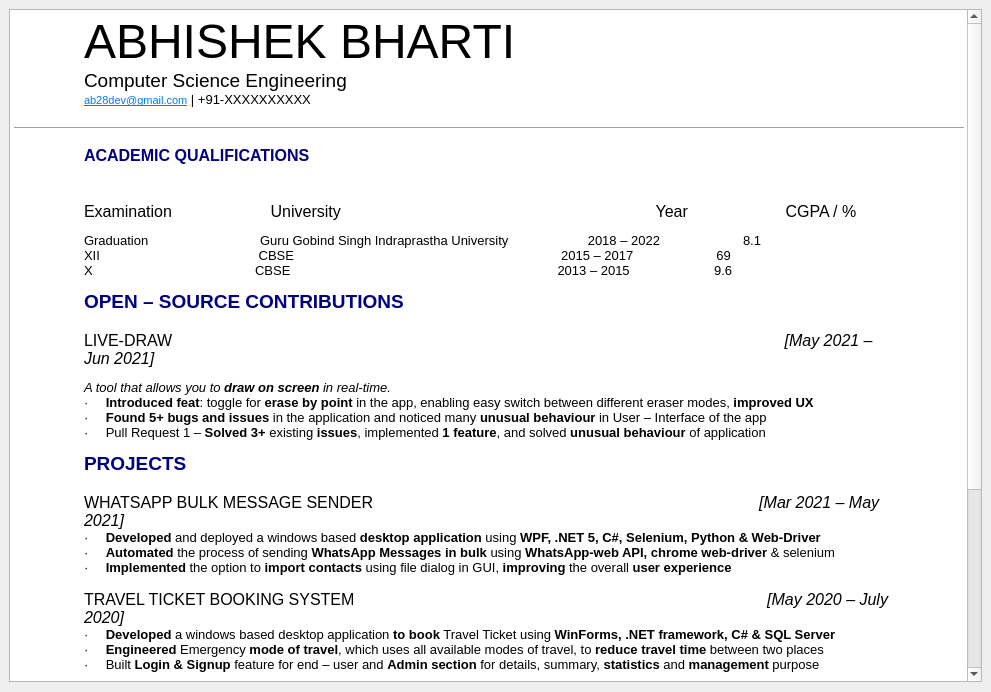
<?xml version="1.0" encoding="UTF-8"?>
<ui version="4.0">
 <class>About</class>
 <widget class="QDialog" name="About">
  <property name="geometry">
   <rect>
    <x>0</x>
    <y>0</y>
    <width>991</width>
    <height>692</height>
   </rect>
  </property>
  <property name="minimumSize">
   <size>
    <width>991</width>
    <height>692</height>
   </size>
  </property>
  <property name="maximumSize">
   <size>
    <width>991</width>
    <height>692</height>
   </size>
  </property>
  <property name="windowTitle">
   <string>Dialog</string>
  </property>
  <property name="windowIcon">
   <iconset resource="resources.qrc">
    <normaloff>:/files/images/icons8-file-240.png</normaloff>:/files/images/icons8-file-240.png</iconset>
  </property>
  <property name="autoFillBackground">
   <bool>false</bool>
  </property>
  <widget class="QFrame" name="gridFrame">
   <property name="geometry">
    <rect>
     <x>0</x>
     <y>0</y>
     <width>991</width>
     <height>691</height>
    </rect>
   </property>
   <layout class="QGridLayout" name="gridLayout">
    <item row="0" column="0">
     <widget class="QTextBrowser" name="textBrowser">
      <property name="documentTitle">
       <string>My Resume</string>
      </property>
      <property name="html">
       <string>&lt;!DOCTYPE HTML PUBLIC &quot;-//W3C//DTD HTML 4.0//EN&quot; &quot;http://www.w3.org/TR/REC-html40/strict.dtd&quot;&gt;
&lt;html&gt;&lt;head&gt;&lt;meta name=&quot;qrichtext&quot; content=&quot;1&quot; /&gt;&lt;title&gt;My Resume&lt;/title&gt;&lt;style type=&quot;text/css&quot;&gt;
p, li { white-space: pre-wrap; }
&lt;/style&gt;&lt;/head&gt;&lt;body style=&quot; font-family:'MS Shell Dlg 2'; font-size:8.25pt; font-weight:400; font-style:normal;&quot;&gt;
&lt;p style=&quot; margin-top:70px; margin-bottom:0px; margin-left:70px; margin-right:70px; -qt-block-indent:0; text-indent:0px;&quot;&gt;&lt;span style=&quot; font-size:36pt; color:#000000;&quot;&gt;ABHISHEK BHARTI&lt;/span&gt;&lt;/p&gt;
&lt;p style=&quot; margin-top:0px; margin-bottom:0px; margin-left:70px; margin-right:70px; -qt-block-indent:0; text-indent:0px;&quot;&gt;&lt;span style=&quot; font-size:14pt;&quot;&gt;Computer Science Engineering&lt;/span&gt;&lt;span style=&quot; font-size:8pt;&quot;&gt; &lt;/span&gt;&lt;span style=&quot; font-size:10pt;&quot;&gt; &lt;/span&gt;&lt;/p&gt;
&lt;p style=&quot; margin-top:0px; margin-bottom:0px; margin-left:70px; margin-right:70px; -qt-block-indent:0; text-indent:0px;&quot;&gt;&lt;a href=&quot;mailto:ab28dev@gmail.com&quot;&gt;&lt;span style=&quot; font-size:8pt; text-decoration: underline; color:#007af4;&quot;&gt;ab28dev@gmail.com&lt;/span&gt;&lt;/a&gt;&lt;span style=&quot; font-size:10pt;&quot;&gt; | +91-XXXXXXXXXX&lt;/span&gt;&lt;/p&gt;
&lt;p style=&quot;-qt-paragraph-type:empty; margin-top:0px; margin-bottom:0px; margin-left:70px; margin-right:70px; -qt-block-indent:0; text-indent:0px; font-size:8pt;&quot;&gt;&lt;br /&gt;&lt;/p&gt;
&lt;hr width=&quot;100%&quot;/&gt;
&lt;p style=&quot; margin-top:12px; margin-bottom:0px; margin-left:70px; margin-right:70px; -qt-block-indent:0; text-indent:0px; background-color:#ffffff;&quot;&gt;&lt;span style=&quot; font-family:'Cambria','serif'; font-size:12pt; font-weight:600; color:#000080;&quot;&gt;ACADEMIC QUALIFICATIONS &lt;/span&gt;&lt;/p&gt;
&lt;p style=&quot; margin-top:12px; margin-bottom:0px; margin-left:70px; margin-right:70px; -qt-block-indent:0; text-indent:0px; background-color:#ffffff;&quot;&gt;&lt;span style=&quot; font-size:8pt; background-color:#ffffff;&quot;&gt; &lt;/span&gt;&lt;img src=&quot;file:///C:\Users\ABHISHEK%20BHARTI\AppData\Local\Temp\msohtmlclip1\03\clip_image001.png&quot; width=&quot;790&quot; height=&quot;3&quot; /&gt;&lt;/p&gt;
&lt;p style=&quot; margin-top:12px; margin-bottom:0px; margin-left:70px; margin-right:70px; -qt-block-indent:0; text-indent:0px; background-color:#ffffff;&quot;&gt;&lt;span style=&quot; font-size:12pt;&quot;&gt;Examination             	      University                                                                       Year                      CGPA / %&lt;/span&gt;&lt;span style=&quot; font-size:8pt;&quot;&gt; &lt;/span&gt;&lt;/p&gt;
&lt;p style=&quot; margin-top:12px; margin-bottom:0px; margin-left:70px; margin-right:70px; -qt-block-indent:0; text-indent:0px;&quot;&gt;&lt;img src=&quot;file:///C:\Users\ABHISHEK%20BHARTI\AppData\Local\Temp\msohtmlclip1\03\clip_image001.png&quot; width=&quot;790&quot; height=&quot;3&quot; /&gt;&lt;/p&gt;
&lt;p style=&quot; margin-top:12px; margin-bottom:0px; margin-left:70px; margin-right:70px; -qt-block-indent:0; text-indent:0px;&quot;&gt;&lt;span style=&quot; font-size:10pt;&quot;&gt;Graduation                               Guru Gobind Singh Indraprastha University                      2018 – 2022                       8.1&lt;/span&gt;&lt;span style=&quot; font-size:8pt;&quot;&gt; &lt;br /&gt;&lt;/span&gt;&lt;span style=&quot; font-size:10pt;&quot;&gt;XII                                            CBSE                                                                          2015 – 2017                       69&lt;/span&gt;&lt;span style=&quot; font-size:8pt;&quot;&gt; &lt;br /&gt;&lt;/span&gt;&lt;span style=&quot; font-size:10pt;&quot;&gt;X                                             CBSE                                                                          2013 – 2015                    &lt;/span&gt;&lt;span style=&quot; font-size:8pt;&quot;&gt;    &lt;/span&gt;&lt;span style=&quot; font-size:10pt;&quot;&gt;9.6&lt;/span&gt;&lt;/p&gt;
&lt;p style=&quot; margin-top:12px; margin-bottom:0px; margin-left:70px; margin-right:70px; -qt-block-indent:0; text-indent:0px;&quot;&gt;&lt;img src=&quot;file:///C:\Users\ABHISHEK%20BHARTI\AppData\Local\Temp\msohtmlclip1\03\clip_image001.png&quot; width=&quot;790&quot; height=&quot;3&quot; /&gt;&lt;/p&gt;
&lt;p style=&quot; margin-top:12px; margin-bottom:0px; margin-left:70px; margin-right:70px; -qt-block-indent:0; text-indent:0px; line-height:125%;&quot;&gt;&lt;span style=&quot; font-family:'Cambria','serif'; font-size:14pt; font-weight:600; color:#000080;&quot;&gt;OPEN – SOURCE CONTRIBUTIONS&lt;/span&gt;&lt;span style=&quot; font-size:14pt;&quot;&gt; &lt;/span&gt;&lt;/p&gt;
&lt;p style=&quot; margin-top:12px; margin-bottom:0px; margin-left:70px; margin-right:70px; -qt-block-indent:0; text-indent:0px;&quot;&gt;&lt;span style=&quot; font-size:12pt; color:#000000;&quot;&gt;LIVE-DRAW                                                                                                                                          &lt;/span&gt;&lt;span style=&quot; font-size:12pt; font-style:italic;&quot;&gt;[May 2021 – Jun 2021]&lt;/span&gt;&lt;span style=&quot; font-size:8pt;&quot;&gt; &lt;/span&gt;&lt;/p&gt;
&lt;p style=&quot; margin-top:12px; margin-bottom:0px; margin-left:70px; margin-right:70px; -qt-block-indent:0; text-indent:0px;&quot;&gt;&lt;span style=&quot; font-size:10pt; font-style:italic; color:#000000;&quot;&gt;A tool that allows you to &lt;/span&gt;&lt;span style=&quot; font-size:10pt; font-weight:600; font-style:italic; color:#000000;&quot;&gt;draw on screen&lt;/span&gt;&lt;span style=&quot; font-size:10pt; font-style:italic; color:#000000;&quot;&gt; in real-time.&lt;/span&gt;&lt;span style=&quot; font-size:8pt;&quot;&gt; &lt;/span&gt;&lt;/p&gt;
&lt;p style=&quot; margin-top:0px; margin-bottom:0px; margin-left:70px; margin-right:70px; -qt-block-indent:0; text-indent:0px;&quot;&gt;&lt;span style=&quot; font-family:'Symbol'; font-size:10pt; color:#000000;&quot;&gt;·&lt;/span&gt;&lt;span style=&quot; font-family:'Times New Roman'; font-size:7pt; color:#000000;&quot;&gt;       &lt;/span&gt;&lt;span style=&quot; font-size:10pt; font-weight:600; color:#000000;&quot;&gt;Introduced feat&lt;/span&gt;&lt;span style=&quot; font-size:10pt; color:#000000;&quot;&gt;: toggle for &lt;/span&gt;&lt;span style=&quot; font-size:10pt; font-weight:600; color:#000000;&quot;&gt;erase by point &lt;/span&gt;&lt;span style=&quot; font-size:10pt; color:#000000;&quot;&gt;in the app, enabling easy switch between different eraser modes, &lt;/span&gt;&lt;span style=&quot; font-size:10pt; font-weight:600; color:#000000;&quot;&gt;improved UX&lt;/span&gt;&lt;span style=&quot; font-size:8pt;&quot;&gt; &lt;/span&gt;&lt;/p&gt;
&lt;p style=&quot; margin-top:0px; margin-bottom:0px; margin-left:70px; margin-right:70px; -qt-block-indent:0; text-indent:0px;&quot;&gt;&lt;span style=&quot; font-family:'Symbol'; font-size:10pt; color:#000000;&quot;&gt;·&lt;/span&gt;&lt;span style=&quot; font-family:'Times New Roman'; font-size:7pt; color:#000000;&quot;&gt;       &lt;/span&gt;&lt;span style=&quot; font-size:10pt; font-weight:600; color:#000000;&quot;&gt;Found 5+ bugs and issues&lt;/span&gt;&lt;span style=&quot; font-size:10pt; color:#000000;&quot;&gt; in the application and noticed many &lt;/span&gt;&lt;span style=&quot; font-size:10pt; font-weight:600; color:#000000;&quot;&gt;unusual behaviour&lt;/span&gt;&lt;span style=&quot; font-size:10pt; color:#000000;&quot;&gt; in User – Interface of the app&lt;/span&gt;&lt;span style=&quot; font-size:8pt;&quot;&gt; &lt;/span&gt;&lt;/p&gt;
&lt;p style=&quot; margin-top:0px; margin-bottom:0px; margin-left:70px; margin-right:70px; -qt-block-indent:0; text-indent:0px;&quot;&gt;&lt;span style=&quot; font-family:'Symbol'; font-size:10pt; color:#000000;&quot;&gt;·&lt;/span&gt;&lt;span style=&quot; font-family:'Times New Roman'; font-size:7pt; color:#000000;&quot;&gt;       &lt;/span&gt;&lt;span style=&quot; font-size:10pt; color:#000000;&quot;&gt;Pull Request 1 – &lt;/span&gt;&lt;span style=&quot; font-size:10pt; font-weight:600; color:#000000;&quot;&gt;Solved 3+&lt;/span&gt;&lt;span style=&quot; font-size:10pt; color:#000000;&quot;&gt; existing &lt;/span&gt;&lt;span style=&quot; font-size:10pt; font-weight:600; color:#000000;&quot;&gt;issues&lt;/span&gt;&lt;span style=&quot; font-size:10pt; color:#000000;&quot;&gt;, implemented &lt;/span&gt;&lt;span style=&quot; font-size:10pt; font-weight:600; color:#000000;&quot;&gt;1 feature&lt;/span&gt;&lt;span style=&quot; font-size:10pt; color:#000000;&quot;&gt;, and solved &lt;/span&gt;&lt;span style=&quot; font-size:10pt; font-weight:600; color:#000000;&quot;&gt;unusual behaviour&lt;/span&gt;&lt;span style=&quot; font-size:10pt; color:#000000;&quot;&gt; of application&lt;/span&gt;&lt;/p&gt;
&lt;p style=&quot; margin-top:12px; margin-bottom:0px; margin-left:70px; margin-right:70px; -qt-block-indent:0; text-indent:0px; line-height:125%;&quot;&gt;&lt;span style=&quot; font-family:'Cambria','serif'; font-size:14pt; font-weight:600; color:#000080;&quot;&gt;PROJECTS&lt;/span&gt;&lt;span style=&quot; font-size:14pt;&quot;&gt; &lt;/span&gt;&lt;/p&gt;
&lt;p style=&quot; margin-top:12px; margin-bottom:0px; margin-left:70px; margin-right:70px; -qt-block-indent:0; text-indent:0px;&quot;&gt;&lt;span style=&quot; font-size:12pt;&quot;&gt;WHATSAPP BULK MESSAGE SENDER                                                                                       &lt;/span&gt;&lt;span style=&quot; font-size:12pt; font-style:italic;&quot;&gt;[Mar 2021 – May 2021]&lt;/span&gt;&lt;span style=&quot; font-size:8pt;&quot;&gt; &lt;/span&gt;&lt;/p&gt;
&lt;p style=&quot; margin-top:0px; margin-bottom:0px; margin-left:70px; margin-right:70px; -qt-block-indent:0; text-indent:0px;&quot;&gt;&lt;span style=&quot; font-family:'Symbol'; font-size:10pt;&quot;&gt;·&lt;/span&gt;&lt;span style=&quot; font-family:'Times New Roman'; font-size:7pt;&quot;&gt;       &lt;/span&gt;&lt;span style=&quot; font-size:10pt; font-weight:600;&quot;&gt;Developed&lt;/span&gt;&lt;span style=&quot; font-size:10pt;&quot;&gt; and deployed a windows based &lt;/span&gt;&lt;span style=&quot; font-size:10pt; font-weight:600;&quot;&gt;desktop application&lt;/span&gt;&lt;span style=&quot; font-size:10pt;&quot;&gt; using &lt;/span&gt;&lt;span style=&quot; font-size:10pt; font-weight:600;&quot;&gt;WPF, .NET 5, C#, Selenium, Python &amp;amp; Web-Driver&lt;/span&gt;&lt;span style=&quot; font-size:8pt;&quot;&gt; &lt;/span&gt;&lt;/p&gt;
&lt;p style=&quot; margin-top:0px; margin-bottom:0px; margin-left:70px; margin-right:70px; -qt-block-indent:0; text-indent:0px;&quot;&gt;&lt;span style=&quot; font-family:'Symbol'; font-size:10pt;&quot;&gt;·&lt;/span&gt;&lt;span style=&quot; font-family:'Times New Roman'; font-size:7pt;&quot;&gt;       &lt;/span&gt;&lt;span style=&quot; font-size:10pt; font-weight:600;&quot;&gt;Automated &lt;/span&gt;&lt;span style=&quot; font-size:10pt;&quot;&gt;the process of sending &lt;/span&gt;&lt;span style=&quot; font-size:10pt; font-weight:600;&quot;&gt;WhatsApp Messages in bulk&lt;/span&gt;&lt;span style=&quot; font-size:10pt;&quot;&gt; using &lt;/span&gt;&lt;span style=&quot; font-size:10pt; font-weight:600;&quot;&gt;WhatsApp-web API,&lt;/span&gt;&lt;span style=&quot; font-size:10pt;&quot;&gt; &lt;/span&gt;&lt;span style=&quot; font-size:10pt; font-weight:600;&quot;&gt;chrome web-driver&lt;/span&gt;&lt;span style=&quot; font-size:10pt;&quot;&gt; &amp;amp; selenium&lt;/span&gt;&lt;span style=&quot; font-size:8pt;&quot;&gt; &lt;/span&gt;&lt;/p&gt;
&lt;p style=&quot; margin-top:0px; margin-bottom:0px; margin-left:70px; margin-right:70px; -qt-block-indent:0; text-indent:0px; line-height:125%;&quot;&gt;&lt;span style=&quot; font-family:'Symbol'; font-size:10pt;&quot;&gt;·&lt;/span&gt;&lt;span style=&quot; font-family:'Times New Roman'; font-size:7pt;&quot;&gt;       &lt;/span&gt;&lt;span style=&quot; font-size:10pt; font-weight:600;&quot;&gt;Implemented&lt;/span&gt;&lt;span style=&quot; font-size:10pt;&quot;&gt; the option to &lt;/span&gt;&lt;span style=&quot; font-size:10pt; font-weight:600;&quot;&gt;import contacts&lt;/span&gt;&lt;span style=&quot; font-size:10pt;&quot;&gt; using file dialog in GUI, &lt;/span&gt;&lt;span style=&quot; font-size:10pt; font-weight:600;&quot;&gt;improving&lt;/span&gt;&lt;span style=&quot; font-size:10pt;&quot;&gt; the overall &lt;/span&gt;&lt;span style=&quot; font-size:10pt; font-weight:600;&quot;&gt;user experience&lt;/span&gt;&lt;span style=&quot; font-size:10pt;&quot;&gt; &lt;/span&gt;&lt;/p&gt;
&lt;p style=&quot; margin-top:12px; margin-bottom:0px; margin-left:70px; margin-right:70px; -qt-block-indent:0; text-indent:0px;&quot;&gt;&lt;span style=&quot; font-size:12pt;&quot;&gt;TRAVEL TICKET BOOKING SYSTEM                                                                                             &lt;/span&gt;&lt;span style=&quot; font-size:12pt; font-style:italic;&quot;&gt;[May 2020 – July 2020]&lt;/span&gt;&lt;span style=&quot; font-size:8pt;&quot;&gt; &lt;/span&gt;&lt;/p&gt;
&lt;p style=&quot; margin-top:0px; margin-bottom:0px; margin-left:70px; margin-right:70px; -qt-block-indent:0; text-indent:0px;&quot;&gt;&lt;span style=&quot; font-family:'Symbol'; font-size:10pt; color:#000000;&quot;&gt;·&lt;/span&gt;&lt;span style=&quot; font-family:'Times New Roman'; font-size:7pt; color:#000000;&quot;&gt;       &lt;/span&gt;&lt;span style=&quot; font-size:10pt; font-weight:600; color:#000000;&quot;&gt;Developed&lt;/span&gt;&lt;span style=&quot; font-size:10pt; color:#000000;&quot;&gt; a windows based desktop application &lt;/span&gt;&lt;span style=&quot; font-size:10pt; font-weight:600; color:#000000;&quot;&gt;to book&lt;/span&gt;&lt;span style=&quot; font-size:10pt; color:#000000;&quot;&gt; Travel Ticket using &lt;/span&gt;&lt;span style=&quot; font-size:10pt; font-weight:600; color:#000000;&quot;&gt;WinForms, .NET framework, C# &amp;amp; SQL Server&lt;/span&gt;&lt;span style=&quot; font-size:8pt;&quot;&gt; &lt;/span&gt;&lt;/p&gt;
&lt;p style=&quot; margin-top:0px; margin-bottom:0px; margin-left:70px; margin-right:70px; -qt-block-indent:0; text-indent:0px;&quot;&gt;&lt;span style=&quot; font-family:'Symbol'; font-size:10pt; color:#000000;&quot;&gt;·&lt;/span&gt;&lt;span style=&quot; font-family:'Times New Roman'; font-size:7pt; color:#000000;&quot;&gt;       &lt;/span&gt;&lt;span style=&quot; font-size:10pt; font-weight:600; color:#000000;&quot;&gt;Engineered&lt;/span&gt;&lt;span style=&quot; font-size:10pt; color:#000000;&quot;&gt; Emergency &lt;/span&gt;&lt;span style=&quot; font-size:10pt; font-weight:600; color:#000000;&quot;&gt;mode of travel&lt;/span&gt;&lt;span style=&quot; font-size:10pt; color:#000000;&quot;&gt;, which uses all available modes of travel, to &lt;/span&gt;&lt;span style=&quot; font-size:10pt; font-weight:600; color:#000000;&quot;&gt;reduce travel time&lt;/span&gt;&lt;span style=&quot; font-size:10pt; color:#000000;&quot;&gt; between two places&lt;/span&gt;&lt;span style=&quot; font-size:8pt;&quot;&gt; &lt;/span&gt;&lt;/p&gt;
&lt;p style=&quot; margin-top:0px; margin-bottom:0px; margin-left:70px; margin-right:70px; -qt-block-indent:0; text-indent:0px; line-height:125%;&quot;&gt;&lt;span style=&quot; font-family:'Symbol'; font-size:10pt; color:#000000;&quot;&gt;·&lt;/span&gt;&lt;span style=&quot; font-family:'Times New Roman'; font-size:7pt; color:#000000;&quot;&gt;       &lt;/span&gt;&lt;span style=&quot; font-size:10pt; color:#000000;&quot;&gt;Built &lt;/span&gt;&lt;span style=&quot; font-size:10pt; font-weight:600; color:#000000;&quot;&gt;Login &amp;amp; Signup &lt;/span&gt;&lt;span style=&quot; font-size:10pt; color:#000000;&quot;&gt;feature for end – user and &lt;/span&gt;&lt;span style=&quot; font-size:10pt; font-weight:600; color:#000000;&quot;&gt;Admin section&lt;/span&gt;&lt;span style=&quot; font-size:10pt; color:#000000;&quot;&gt; for details, summary, &lt;/span&gt;&lt;span style=&quot; font-size:10pt; font-weight:600; color:#000000;&quot;&gt;statistics&lt;/span&gt;&lt;span style=&quot; font-size:10pt; color:#000000;&quot;&gt; and &lt;/span&gt;&lt;span style=&quot; font-size:10pt; font-weight:600; color:#000000;&quot;&gt;management&lt;/span&gt;&lt;span style=&quot; font-size:10pt; color:#000000;&quot;&gt; purpose&lt;/span&gt;&lt;span style=&quot; font-size:8pt;&quot;&gt; &lt;/span&gt;&lt;/p&gt;
&lt;p style=&quot; margin-top:12px; margin-bottom:0px; margin-left:70px; margin-right:70px; -qt-block-indent:0; text-indent:0px;&quot;&gt;&lt;span style=&quot; font-size:12pt; color:#000000;&quot;&gt;INSTAGRAM USERNAME CHECKER                                                                                           &lt;/span&gt;&lt;span style=&quot; font-size:12pt; font-style:italic;&quot;&gt;[May 2020 – Jun 2020]&lt;/span&gt;&lt;span style=&quot; font-size:8pt;&quot;&gt; &lt;/span&gt;&lt;/p&gt;
&lt;p style=&quot; margin-top:0px; margin-bottom:0px; margin-left:70px; margin-right:70px; -qt-block-indent:0; text-indent:0px;&quot;&gt;&lt;span style=&quot; font-family:'Symbol'; font-size:10pt; color:#000000;&quot;&gt;·&lt;/span&gt;&lt;span style=&quot; font-family:'Times New Roman'; font-size:7pt; color:#000000;&quot;&gt;       &lt;/span&gt;&lt;span style=&quot; font-size:10pt; font-weight:600; color:#000000;&quot;&gt;Built&lt;/span&gt;&lt;span style=&quot; font-size:10pt; color:#000000;&quot;&gt; an app to &lt;/span&gt;&lt;span style=&quot; font-size:10pt; font-weight:600; color:#000000;&quot;&gt;find usernames&lt;/span&gt;&lt;span style=&quot; font-size:10pt; color:#000000;&quot;&gt; available &lt;/span&gt;&lt;span style=&quot; font-size:10pt; font-weight:600; color:#000000;&quot;&gt;for signup&lt;/span&gt;&lt;span style=&quot; font-size:10pt; color:#000000;&quot;&gt; from a text file containing many usernames, using &lt;/span&gt;&lt;span style=&quot; font-size:10pt; font-weight:600; color:#000000;&quot;&gt;Selenium &amp;amp; Python&lt;/span&gt;&lt;span style=&quot; font-size:8pt;&quot;&gt; &lt;/span&gt;&lt;/p&gt;
&lt;p style=&quot; margin-top:0px; margin-bottom:0px; margin-left:70px; margin-right:70px; -qt-block-indent:0; text-indent:0px;&quot;&gt;&lt;span style=&quot; font-family:'Symbol'; font-size:10pt; color:#000000;&quot;&gt;·&lt;/span&gt;&lt;span style=&quot; font-family:'Times New Roman'; font-size:7pt; color:#000000;&quot;&gt;       &lt;/span&gt;&lt;span style=&quot; font-size:10pt; font-weight:600; color:#000000;&quot;&gt;Analysed&lt;/span&gt;&lt;span style=&quot; font-size:10pt; color:#000000;&quot;&gt; Instagram Signup &lt;/span&gt;&lt;span style=&quot; font-size:10pt; font-weight:600; color:#000000;&quot;&gt;page&lt;/span&gt;&lt;span style=&quot; font-size:10pt; color:#000000;&quot;&gt; and &lt;/span&gt;&lt;span style=&quot; font-size:10pt; font-weight:600; color:#000000;&quot;&gt;scraped&lt;/span&gt;&lt;span style=&quot; font-size:10pt; color:#000000;&quot;&gt; &lt;/span&gt;&lt;span style=&quot; font-size:10pt; font-weight:600; color:#000000;&quot;&gt;relevant data&lt;/span&gt;&lt;span style=&quot; font-size:10pt; color:#000000;&quot;&gt; and noted the key &lt;/span&gt;&lt;span style=&quot; font-size:10pt; font-weight:600; color:#000000;&quot;&gt;element changes&lt;/span&gt;&lt;span style=&quot; font-size:10pt; color:#000000;&quot;&gt; when username is available&lt;/span&gt;&lt;span style=&quot; font-size:8pt;&quot;&gt; &lt;/span&gt;&lt;/p&gt;
&lt;p style=&quot; margin-top:0px; margin-bottom:0px; margin-left:70px; margin-right:70px; -qt-block-indent:0; text-indent:0px; line-height:125%;&quot;&gt;&lt;span style=&quot; font-family:'Symbol'; font-size:10pt; color:#000000;&quot;&gt;·&lt;/span&gt;&lt;span style=&quot; font-family:'Times New Roman'; font-size:7pt; color:#000000;&quot;&gt;       &lt;/span&gt;&lt;span style=&quot; font-size:10pt; font-weight:600; color:#000000;&quot;&gt;Published &lt;/span&gt;&lt;span style=&quot; font-size:10pt; color:#000000;&quot;&gt;the output of the application in a &lt;/span&gt;&lt;span style=&quot; font-size:10pt; font-weight:600; color:#000000;&quot;&gt;separate&lt;/span&gt;&lt;span style=&quot; font-size:10pt; color:#000000;&quot;&gt; text &lt;/span&gt;&lt;span style=&quot; font-size:10pt; font-weight:600; color:#000000;&quot;&gt;file&lt;/span&gt;&lt;span style=&quot; font-size:10pt; color:#000000;&quot;&gt; containing only usernames &lt;/span&gt;&lt;span style=&quot; font-size:10pt; font-weight:600; color:#000000;&quot;&gt;valid for Signup&lt;/span&gt;&lt;span style=&quot; font-size:8pt;&quot;&gt; &lt;/span&gt;&lt;/p&gt;
&lt;p style=&quot; margin-top:12px; margin-bottom:0px; margin-left:70px; margin-right:70px; -qt-block-indent:0; text-indent:0px;&quot;&gt;&lt;span style=&quot; font-size:12pt; color:#000000;&quot;&gt;PRECEDENCE TABLE                                                                                                                                      &lt;/span&gt;&lt;span style=&quot; font-size:12pt; font-style:italic;&quot;&gt;[Jan 2020]&lt;/span&gt;&lt;span style=&quot; font-size:8pt;&quot;&gt; &lt;/span&gt;&lt;/p&gt;
&lt;p style=&quot; margin-top:0px; margin-bottom:0px; margin-left:70px; margin-right:70px; -qt-block-indent:0; text-indent:0px;&quot;&gt;&lt;span style=&quot; font-family:'Symbol'; font-size:10pt; color:#000000;&quot;&gt;·&lt;/span&gt;&lt;span style=&quot; font-family:'Times New Roman'; font-size:7pt; color:#000000;&quot;&gt;       &lt;/span&gt;&lt;span style=&quot; font-size:10pt; font-weight:600; color:#000000;&quot;&gt;Built&lt;/span&gt;&lt;span style=&quot; font-size:10pt; color:#000000;&quot;&gt; an app to &lt;/span&gt;&lt;span style=&quot; font-size:10pt; font-weight:600; color:#000000;&quot;&gt;arrange&lt;/span&gt;&lt;span style=&quot; font-size:10pt; color:#000000;&quot;&gt; inserted &lt;/span&gt;&lt;span style=&quot; font-size:10pt; font-weight:600; color:#000000;&quot;&gt;operators&lt;/span&gt;&lt;span style=&quot; font-size:10pt; color:#000000;&quot;&gt; according to its &lt;/span&gt;&lt;span style=&quot; font-size:10pt; font-weight:600; color:#000000;&quot;&gt;order of precedence&lt;/span&gt;&lt;span style=&quot; font-size:10pt; color:#000000;&quot;&gt;, in &lt;/span&gt;&lt;span style=&quot; font-size:10pt; font-weight:600; color:#000000;&quot;&gt;tabular&lt;/span&gt;&lt;span style=&quot; font-size:10pt; color:#000000;&quot;&gt; format using &lt;/span&gt;&lt;span style=&quot; font-size:10pt; font-weight:600; color:#000000;&quot;&gt;C&lt;/span&gt;&lt;span style=&quot; font-size:10pt; color:#000000;&quot;&gt; programming&lt;/span&gt;&lt;span style=&quot; font-size:8pt;&quot;&gt; &lt;/span&gt;&lt;/p&gt;
&lt;p style=&quot; margin-top:0px; margin-bottom:0px; margin-left:70px; margin-right:70px; -qt-block-indent:0; text-indent:0px; line-height:125%;&quot;&gt;&lt;span style=&quot; font-family:'Symbol'; font-size:10pt; color:#000000;&quot;&gt;·&lt;/span&gt;&lt;span style=&quot; font-family:'Times New Roman'; font-size:7pt; color:#000000;&quot;&gt;       &lt;/span&gt;&lt;span style=&quot; font-size:10pt; color:#000000;&quot;&gt;App &lt;/span&gt;&lt;span style=&quot; font-size:10pt; font-weight:600; color:#000000;&quot;&gt;shows&lt;/span&gt;&lt;span style=&quot; font-size:10pt; color:#000000;&quot;&gt; complete C – precedence &lt;/span&gt;&lt;span style=&quot; font-size:10pt; font-weight:600; color:#000000;&quot;&gt;table&lt;/span&gt;&lt;span style=&quot; font-size:10pt; color:#000000;&quot;&gt; on the homepage and provides &lt;/span&gt;&lt;span style=&quot; font-size:10pt; font-weight:600; color:#000000;&quot;&gt;basic information&lt;/span&gt;&lt;span style=&quot; font-size:10pt; color:#000000;&quot;&gt; about selected operators&lt;/span&gt;&lt;span style=&quot; font-size:8pt;&quot;&gt; &lt;/span&gt;&lt;/p&gt;
&lt;p style=&quot; margin-top:12px; margin-bottom:0px; margin-left:70px; margin-right:70px; -qt-block-indent:0; text-indent:0px;&quot;&gt;&lt;span style=&quot; font-size:12pt; color:#000000;&quot;&gt;RAILWAY RESERVATION SYSTEM                                                                                                    &lt;/span&gt;&lt;span style=&quot; font-size:12pt; font-style:italic;&quot;&gt;[Jan 2017-Mar 2017]&lt;/span&gt;&lt;span style=&quot; font-size:8pt;&quot;&gt; &lt;/span&gt;&lt;/p&gt;
&lt;p style=&quot; margin-top:12px; margin-bottom:0px; margin-left:70px; margin-right:70px; -qt-block-indent:0; text-indent:0px;&quot;&gt;&lt;span style=&quot; font-family:'Symbol'; font-size:10pt; color:#000000;&quot;&gt;·&lt;/span&gt;&lt;span style=&quot; font-family:'Times New Roman'; font-size:7pt; color:#000000;&quot;&gt;         &lt;/span&gt;&lt;span style=&quot; font-size:10pt; font-weight:600; color:#000000;&quot;&gt;Developed &lt;/span&gt;&lt;span style=&quot; font-size:10pt; color:#000000;&quot;&gt;a Railway &lt;/span&gt;&lt;span style=&quot; font-size:10pt; font-weight:600; color:#000000;&quot;&gt;Reservation System&lt;/span&gt;&lt;span style=&quot; font-size:10pt; color:#000000;&quot;&gt; as a school project using &lt;/span&gt;&lt;span style=&quot; font-size:10pt; font-weight:600; color:#000000;&quot;&gt;C++ and file handling&lt;/span&gt;&lt;span style=&quot; font-size:8pt;&quot;&gt; &lt;/span&gt;&lt;/p&gt;
&lt;p style=&quot; margin-top:0px; margin-bottom:0px; margin-left:70px; margin-right:70px; -qt-block-indent:0; text-indent:0px; line-height:175%;&quot;&gt;&lt;span style=&quot; font-family:'Symbol'; font-size:10pt; color:#000000;&quot;&gt;·&lt;/span&gt;&lt;span style=&quot; font-family:'Times New Roman'; font-size:7pt; color:#000000;&quot;&gt;         &lt;/span&gt;&lt;span style=&quot; font-size:10pt; font-weight:600; color:#000000;&quot;&gt;Implemented&lt;/span&gt;&lt;span style=&quot; font-size:10pt; color:#000000;&quot;&gt; Signup and Login features along with the ability to &lt;/span&gt;&lt;span style=&quot; font-size:10pt; font-weight:600; color:#000000;&quot;&gt;add trains&lt;/span&gt;&lt;span style=&quot; font-size:8pt;&quot;&gt; &lt;/span&gt;&lt;/p&gt;
&lt;p style=&quot; margin-top:0px; margin-bottom:0px; margin-left:70px; margin-right:70px; -qt-block-indent:0; text-indent:0px;&quot;&gt;&lt;span style=&quot; font-size:8pt;&quot;&gt;&lt;br /&gt;&lt;/span&gt;&lt;span style=&quot; font-family:'Cambria','serif'; font-size:14pt; font-weight:600; color:#000080;&quot;&gt;TECHNICAL SKILLS&lt;/span&gt;&lt;span style=&quot; font-size:14pt;&quot;&gt; &lt;/span&gt;&lt;/p&gt;
&lt;p style=&quot;-qt-paragraph-type:empty; margin-top:0px; margin-bottom:0px; margin-left:70px; margin-right:70px; -qt-block-indent:0; text-indent:0px; font-size:8pt;&quot;&gt;&lt;br /&gt;&lt;/p&gt;
&lt;p style=&quot; margin-top:0px; margin-bottom:0px; margin-left:70px; margin-right:70px; -qt-block-indent:0; text-indent:0px;&quot;&gt;&lt;span style=&quot; font-size:12pt; color:#000000;&quot;&gt;LANGUAGES&lt;/span&gt;&lt;span style=&quot; font-size:8pt;&quot;&gt; &lt;/span&gt;&lt;/p&gt;
&lt;p style=&quot; margin-top:0px; margin-bottom:0px; margin-left:70px; margin-right:70px; -qt-block-indent:0; text-indent:0px;&quot;&gt;&lt;span style=&quot; font-family:'Symbol'; font-size:10pt; color:#000000;&quot;&gt;·&lt;/span&gt;&lt;span style=&quot; font-family:'Times New Roman'; font-size:7pt; color:#000000;&quot;&gt;       &lt;/span&gt;&lt;span style=&quot; font-size:10pt; color:#000000;&quot;&gt;Proficiency in C &amp;amp; C++&lt;/span&gt;&lt;span style=&quot; font-size:8pt;&quot;&gt; &lt;/span&gt;&lt;/p&gt;
&lt;p style=&quot; margin-top:0px; margin-bottom:0px; margin-left:70px; margin-right:70px; -qt-block-indent:0; text-indent:0px;&quot;&gt;&lt;span style=&quot; font-family:'Symbol'; font-size:10pt; color:#000000;&quot;&gt;·&lt;/span&gt;&lt;span style=&quot; font-family:'Times New Roman'; font-size:7pt; color:#000000;&quot;&gt;       &lt;/span&gt;&lt;span style=&quot; font-size:10pt; color:#000000;&quot;&gt;C#, XAML, SQL&lt;/span&gt;&lt;span style=&quot; font-size:8pt;&quot;&gt; &lt;/span&gt;&lt;/p&gt;
&lt;p style=&quot;-qt-paragraph-type:empty; margin-top:0px; margin-bottom:0px; margin-left:70px; margin-right:70px; -qt-block-indent:0; text-indent:0px; font-size:8pt;&quot;&gt;&lt;br /&gt;&lt;/p&gt;
&lt;p style=&quot; margin-top:0px; margin-bottom:0px; margin-left:70px; margin-right:70px; -qt-block-indent:0; text-indent:0px;&quot;&gt;&lt;span style=&quot; font-size:12pt; color:#000000;&quot;&gt;FRAMEWORKS &amp;amp; LIBRARIES&lt;/span&gt;&lt;span style=&quot; font-size:8pt;&quot;&gt; &lt;/span&gt;&lt;/p&gt;
&lt;p style=&quot; margin-top:0px; margin-bottom:0px; margin-left:70px; margin-right:70px; -qt-block-indent:0; text-indent:0px;&quot;&gt;&lt;span style=&quot; font-family:'Symbol'; font-size:8pt;&quot;&gt;·&lt;/span&gt;&lt;span style=&quot; font-family:'Times New Roman'; font-size:7pt;&quot;&gt;      &lt;/span&gt;&lt;span style=&quot; font-size:10pt; color:#000000;&quot;&gt;WPF, .NET5,&lt;/span&gt;&lt;span style=&quot; font-size:8pt;&quot;&gt; &lt;/span&gt;&lt;span style=&quot; font-size:10pt; color:#000000;&quot;&gt;SELENIUM, WINFORMS&lt;/span&gt;&lt;span style=&quot; font-size:8pt;&quot;&gt; &lt;/span&gt;&lt;/p&gt;
&lt;p style=&quot;-qt-paragraph-type:empty; margin-top:0px; margin-bottom:0px; margin-left:70px; margin-right:70px; -qt-block-indent:0; text-indent:0px; font-size:8pt;&quot;&gt;&lt;br /&gt;&lt;/p&gt;
&lt;p style=&quot; margin-top:0px; margin-bottom:0px; margin-left:70px; margin-right:70px; -qt-block-indent:0; text-indent:0px;&quot;&gt;&lt;span style=&quot; font-size:12pt; color:#000000;&quot;&gt;TOOLS&lt;/span&gt;&lt;span style=&quot; font-size:8pt;&quot;&gt; &lt;/span&gt;&lt;/p&gt;
&lt;p style=&quot; margin-top:0px; margin-bottom:0px; margin-left:70px; margin-right:70px; -qt-block-indent:0; text-indent:0px;&quot;&gt;&lt;span style=&quot; font-family:'Symbol'; font-size:8pt;&quot;&gt;·&lt;/span&gt;&lt;span style=&quot; font-family:'Times New Roman'; font-size:7pt;&quot;&gt;      &lt;/span&gt;&lt;span style=&quot; font-size:10pt; color:#000000;&quot;&gt;Visual Studio, GIT, SQL Server, Windows, Sublime Text&lt;/span&gt;&lt;span style=&quot; font-size:8pt;&quot;&gt; &lt;/span&gt;&lt;/p&gt;
&lt;p style=&quot; margin-top:12px; margin-bottom:0px; margin-left:70px; margin-right:70px; -qt-block-indent:0; text-indent:0px; line-height:125%;&quot;&gt;&lt;span style=&quot; font-family:'Cambria','serif'; font-size:14pt; font-weight:600; color:#000080;&quot;&gt;ACHIEVEMENS&lt;/span&gt;&lt;span style=&quot; font-size:14pt;&quot;&gt; &lt;/span&gt;&lt;/p&gt;
&lt;p style=&quot; margin-top:0px; margin-bottom:0px; margin-left:70px; margin-right:70px; -qt-block-indent:0; text-indent:0px;&quot;&gt;&lt;span style=&quot; font-family:'Symbol'; font-size:10pt;&quot;&gt;·&lt;/span&gt;&lt;span style=&quot; font-family:'Times New Roman'; font-size:7pt;&quot;&gt;       &lt;/span&gt;&lt;span style=&quot; font-size:10pt; font-weight:600;&quot;&gt;Spearheaded&lt;/span&gt;&lt;span style=&quot; font-size:10pt;&quot;&gt; a team of &lt;/span&gt;&lt;span style=&quot; font-size:10pt; font-weight:600;&quot;&gt;5&lt;/span&gt;&lt;span style=&quot; font-size:10pt;&quot;&gt; in &lt;/span&gt;&lt;span style=&quot; font-size:10pt; font-weight:600;&quot;&gt;Smart India Hackathon&lt;/span&gt;&lt;span style=&quot; font-size:10pt;&quot;&gt; 2020, &lt;/span&gt;&lt;span style=&quot; font-size:10pt; font-weight:600;&quot;&gt;won&lt;/span&gt;&lt;span style=&quot; font-size:10pt;&quot;&gt; internal hackathon                                                        &lt;/span&gt;&lt;span style=&quot; font-size:10pt; font-style:italic;&quot;&gt;[Feb 2020]&lt;/span&gt;&lt;span style=&quot; font-size:8pt;&quot;&gt; &lt;/span&gt;&lt;/p&gt;
&lt;p style=&quot; margin-top:0px; margin-bottom:0px; margin-left:70px; margin-right:70px; -qt-block-indent:0; text-indent:0px;&quot;&gt;&lt;span style=&quot; font-family:'Symbol'; font-size:10pt;&quot;&gt;·&lt;/span&gt;&lt;span style=&quot; font-family:'Times New Roman'; font-size:7pt;&quot;&gt;       &lt;/span&gt;&lt;span style=&quot; font-size:10pt; font-weight:600;&quot;&gt;Published&lt;/span&gt;&lt;span style=&quot; font-size:10pt;&quot;&gt; article at GFG – “&lt;/span&gt;&lt;span style=&quot; font-size:10pt; font-weight:600;&quot;&gt;C program to find and replace a word in a File by another given word&lt;/span&gt;&lt;span style=&quot; font-size:10pt;&quot;&gt;”                                 &lt;/span&gt;&lt;span style=&quot; font-size:10pt; font-style:italic;&quot;&gt;[Jan 2020]&lt;/span&gt;&lt;span style=&quot; font-size:8pt;&quot;&gt; &lt;/span&gt;&lt;/p&gt;
&lt;p style=&quot; margin-top:0px; margin-bottom:0px; margin-left:70px; margin-right:70px; -qt-block-indent:0; text-indent:0px;&quot;&gt;&lt;span style=&quot; font-family:'Symbol'; font-size:10pt;&quot;&gt;·&lt;/span&gt;&lt;span style=&quot; font-family:'Times New Roman'; font-size:7pt;&quot;&gt;       &lt;/span&gt;&lt;span style=&quot; font-size:10pt;&quot;&gt;Solved 40+ problems on LeetCode&lt;/span&gt;&lt;span style=&quot; font-size:8pt;&quot;&gt; 	&lt;/span&gt;&lt;/p&gt;
&lt;p style=&quot; margin-top:12px; margin-bottom:0px; margin-left:70px; margin-right:70px; -qt-block-indent:0; text-indent:0px;&quot;&gt;&lt;span style=&quot; font-family:'Cambria','serif'; font-size:14pt; font-weight:600; color:#000080;&quot;&gt;RELEVANT COURSEWORK&lt;/span&gt;&lt;span style=&quot; font-size:6pt;&quot;&gt;  &lt;/span&gt;&lt;/p&gt;
&lt;p style=&quot; margin-top:0px; margin-bottom:0px; margin-left:70px; margin-right:70px; -qt-block-indent:0; text-indent:0px;&quot;&gt;&lt;span style=&quot; font-family:'Symbol'; font-size:10pt;&quot;&gt;·&lt;/span&gt;&lt;span style=&quot; font-family:'Times New Roman'; font-size:7pt;&quot;&gt;       &lt;/span&gt;&lt;span style=&quot; font-size:10pt;&quot;&gt;Data Structures and Algorithms&lt;/span&gt;&lt;span style=&quot; font-size:8pt;&quot;&gt; &lt;/span&gt;&lt;/p&gt;
&lt;p style=&quot; margin-top:0px; margin-bottom:0px; margin-left:70px; margin-right:70px; -qt-block-indent:0; text-indent:0px;&quot;&gt;&lt;span style=&quot; font-family:'Symbol'; font-size:10pt;&quot;&gt;·&lt;/span&gt;&lt;span style=&quot; font-family:'Times New Roman'; font-size:7pt;&quot;&gt;       &lt;/span&gt;&lt;span style=&quot; font-size:10pt;&quot;&gt;Windows Presentation Foundation&lt;/span&gt;&lt;/p&gt;
&lt;p style=&quot; margin-top:0px; margin-bottom:0px; margin-left:70px; margin-right:70px; -qt-block-indent:0; text-indent:0px;&quot;&gt;&lt;span style=&quot; font-family:'Symbol'; font-size:10pt;&quot;&gt;·&lt;/span&gt;&lt;span style=&quot; font-family:'Times New Roman'; font-size:7pt;&quot;&gt;       &lt;/span&gt;&lt;span style=&quot; font-size:10pt;&quot;&gt;Selenium WebDriver using Python&lt;/span&gt;&lt;span style=&quot; font-size:8pt;&quot;&gt; &lt;/span&gt;&lt;/p&gt;
&lt;p style=&quot; margin-top:0px; margin-bottom:0px; margin-left:70px; margin-right:70px; -qt-block-indent:0; text-indent:0px;&quot;&gt;&lt;span style=&quot; font-family:'Symbol'; font-size:10pt;&quot;&gt;·&lt;/span&gt;&lt;span style=&quot; font-family:'Times New Roman'; font-size:7pt;&quot;&gt;       &lt;/span&gt;&lt;span style=&quot; font-size:10pt;&quot;&gt;Face recognition model – GUVI*&lt;/span&gt;&lt;span style=&quot; font-size:8pt;&quot;&gt;  &lt;/span&gt;&lt;/p&gt;
&lt;p style=&quot; margin-top:0px; margin-bottom:0px; margin-left:70px; margin-right:70px; -qt-block-indent:0; text-indent:0px;&quot;&gt;&lt;span style=&quot; font-family:'Symbol'; font-size:8pt;&quot;&gt;·&lt;/span&gt;&lt;span style=&quot; font-family:'Times New Roman'; font-size:7pt;&quot;&gt;      &lt;/span&gt;&lt;span style=&quot; font-size:10pt;&quot;&gt;C# basics – UDEMY*&lt;/span&gt;&lt;span style=&quot; font-size:8pt;&quot;&gt; &lt;/span&gt;&lt;/p&gt;
&lt;p style=&quot;-qt-paragraph-type:empty; margin-top:0px; margin-bottom:0px; margin-left:70px; margin-right:70px; -qt-block-indent:0; text-indent:0px; font-size:8pt;&quot;&gt;&lt;br /&gt;&lt;/p&gt;
&lt;p style=&quot; margin-top:0px; margin-bottom:0px; margin-left:70px; margin-right:70px; -qt-block-indent:0; text-indent:0px;&quot;&gt;&lt;span style=&quot; font-family:'Cambria','serif'; font-size:14pt; font-weight:600; color:#000080;&quot;&gt;EXTRA CURRICULAR&lt;/span&gt;&lt;span style=&quot; font-size:6pt;&quot;&gt;  &lt;/span&gt;&lt;/p&gt;
&lt;p style=&quot; margin-top:0px; margin-bottom:0px; margin-left:70px; margin-right:70px; -qt-block-indent:0; text-indent:0px;&quot;&gt;&lt;span style=&quot; font-family:'Symbol'; font-size:10pt; color:#000000;&quot;&gt;·&lt;/span&gt;&lt;span style=&quot; font-family:'Times New Roman'; font-size:7pt; color:#000000;&quot;&gt;       &lt;/span&gt;&lt;span style=&quot; font-size:10pt; font-weight:600; color:#000000;&quot;&gt;Mentored&lt;/span&gt;&lt;span style=&quot; font-size:10pt; color:#000000;&quot;&gt; and taught &lt;/span&gt;&lt;span style=&quot; font-size:10pt; font-weight:600; color:#000000;&quot;&gt;5&lt;/span&gt;&lt;span style=&quot; font-size:10pt; color:#000000;&quot;&gt; &lt;/span&gt;&lt;span style=&quot; font-size:10pt; font-weight:600; color:#000000;&quot;&gt;academically weak&lt;/span&gt;&lt;span style=&quot; font-size:10pt; color:#000000;&quot;&gt; junior students and successfully &lt;/span&gt;&lt;span style=&quot; font-size:10pt; font-weight:600; color:#000000;&quot;&gt;improved&lt;/span&gt;&lt;span style=&quot; font-size:10pt; color:#000000;&quot;&gt; they academic &lt;/span&gt;&lt;span style=&quot; font-size:10pt; font-weight:600; color:#000000;&quot;&gt;performance&lt;/span&gt;&lt;span style=&quot; font-size:8pt;&quot;&gt; &lt;/span&gt;&lt;/p&gt;
&lt;p style=&quot; margin-top:0px; margin-bottom:0px; margin-left:70px; margin-right:70px; -qt-block-indent:0; text-indent:0px;&quot;&gt;&lt;span style=&quot; font-family:'Symbol'; font-size:10pt; color:#000000;&quot;&gt;·&lt;/span&gt;&lt;span style=&quot; font-family:'Times New Roman'; font-size:7pt; color:#000000;&quot;&gt;       &lt;/span&gt;&lt;span style=&quot; font-size:10pt; font-weight:600; color:#000000;&quot;&gt;Lead&lt;/span&gt;&lt;span style=&quot; font-size:10pt; color:#000000;&quot;&gt; a &lt;/span&gt;&lt;span style=&quot; font-size:10pt; font-weight:600; color:#000000;&quot;&gt;team of 10 &lt;/span&gt;&lt;span style=&quot; font-size:10pt; color:#000000;&quot;&gt;at Annual Fest for back stage performers &lt;/span&gt;&lt;span style=&quot; font-size:10pt; font-weight:600; color:#000000;&quot;&gt;group management &lt;/span&gt;&lt;/p&gt;
&lt;p style=&quot; margin-top:0px; margin-bottom:0px; margin-left:70px; margin-right:70px; -qt-block-indent:0; text-indent:0px;&quot;&gt;&lt;span style=&quot; font-family:'Symbol'; font-size:10pt; color:#000000;&quot;&gt;·&lt;/span&gt;&lt;span style=&quot; font-family:'Times New Roman'; font-size:7pt; color:#000000;&quot;&gt;       &lt;/span&gt;&lt;span style=&quot; font-size:10pt; color:#000000;&quot;&gt;Love to play Call of Duty&lt;/span&gt;&lt;span style=&quot; font-size:8pt;&quot;&gt; &lt;/span&gt;&lt;/p&gt;
&lt;p style=&quot;-qt-paragraph-type:empty; margin-top:0px; margin-bottom:0px; margin-left:70px; margin-right:70px; -qt-block-indent:0; text-indent:0px; font-size:8pt;&quot;&gt;&lt;br /&gt;&lt;/p&gt;
&lt;p style=&quot; margin-top:0px; margin-bottom:0px; margin-left:0px; margin-right:0px; -qt-block-indent:0; text-indent:0px;&quot;&gt;&lt;span style=&quot; font-size:8pt;&quot;&gt; &lt;/span&gt;&lt;/p&gt;&lt;/body&gt;&lt;/html&gt;</string>
      </property>
     </widget>
    </item>
   </layout>
  </widget>
 </widget>
 <resources>
  <include location="resources.qrc"/>
 </resources>
 <connections/>
</ui>
